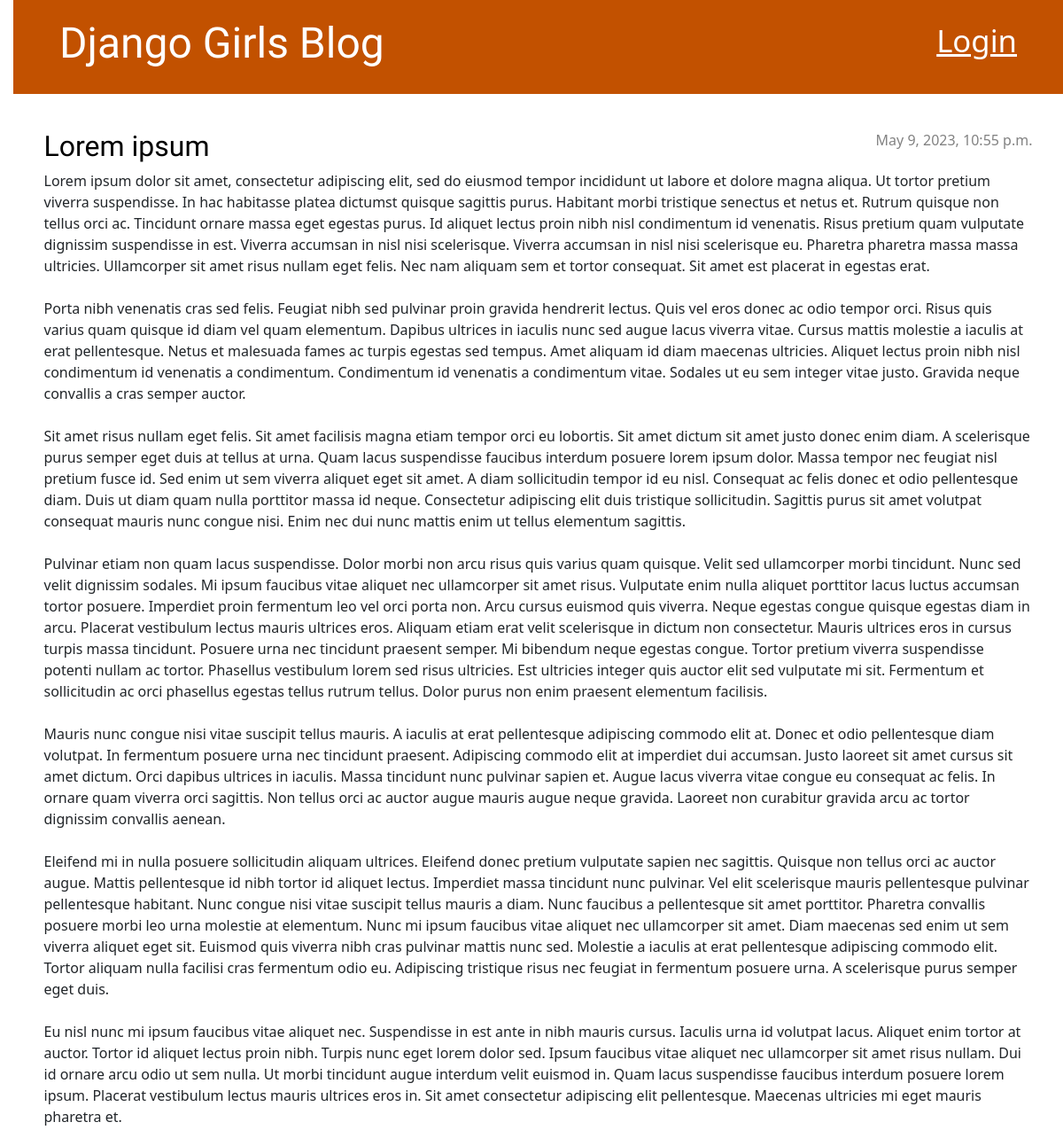
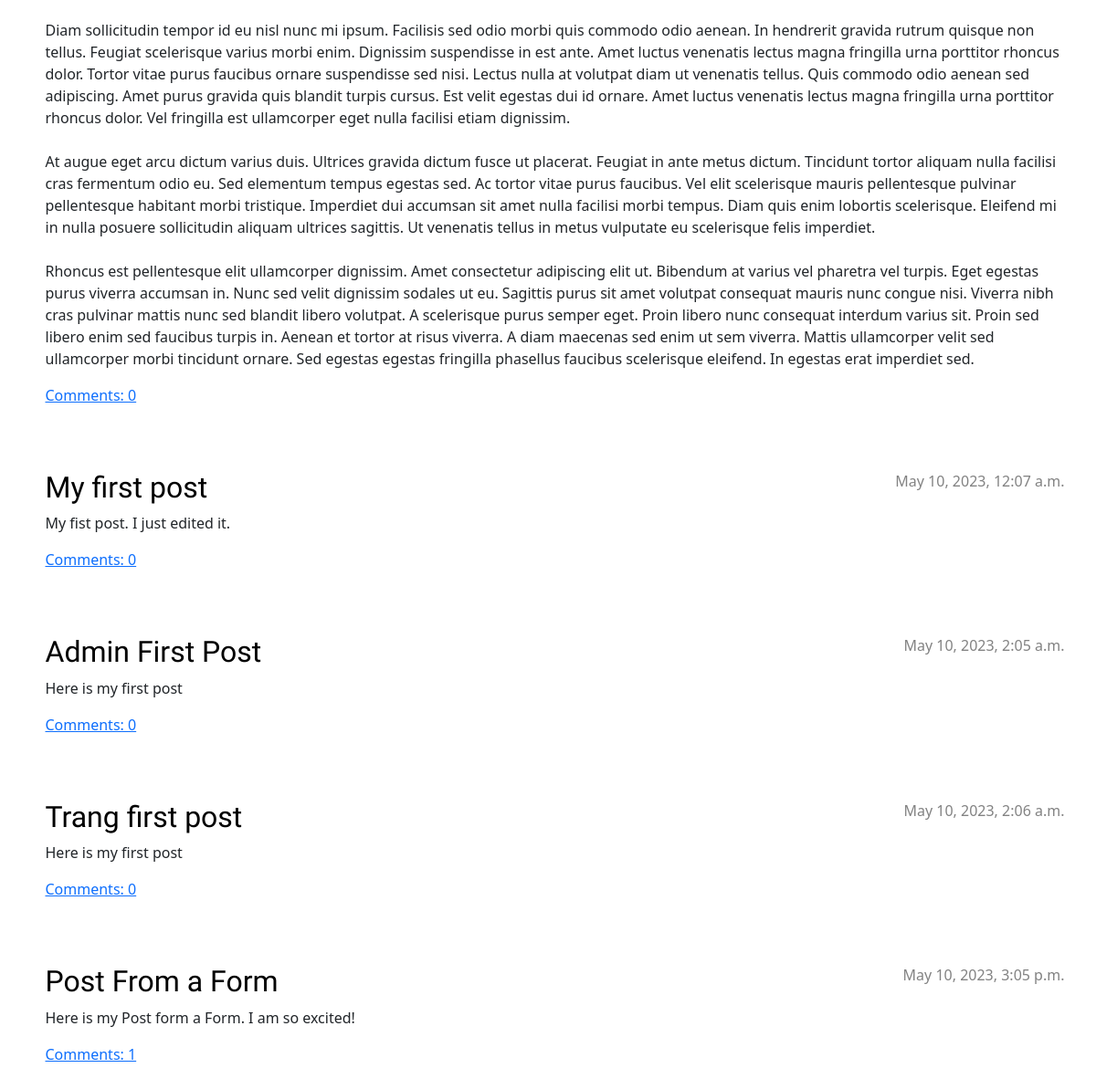
The page / on the database its author committed (2 pictures, top to bottom).
### blog/models.py (models this page shows, shortened)
class Post(models.Model):
    author = models.ForeignKey(settings.AUTH_USER_MODEL, on_delete=models.CASCADE)
    title = models.CharField(max_length=200)
    text = models.TextField()
    created_date = models.DateTimeField(default=timezone.now)
    published_date = models.DateTimeField(blank=True, null=True)

### blog/views.py (the view)
# urls.py: path('', views.post_list, name='post_list'),
def post_list(request):
    posts = Post.objects.filter(published_date__lte=timezone.now()).order_by('published_date')
    return render(request, 'blog/post_list.html', {'posts': posts})

### blog/templates/blog/post_list.html
{% extends 'blog/base.html' %}
{% block content %}
    {% for post in posts %}
        <article class="post">
            <time class="date">
                {{ post.published_date }}
            </time>
            <h2><a href="{% url 'post_detail' pk=post.pk %}">{{ post.title }}</a></h1>
            <p>{{ post.text|linebreaksbr }}</p>
            <a href="{% url 'post_detail' pk=post.pk %}">Comments: {{ post.comments.count }}</a>
            </article>
    {% endfor %}
{% endblock content %}

### blog/static/css/blog.css (style rules this page uses)
h1 a, h2 a { color: #C25100; font-family: 'Lobster'; }
body { padding-left: 15px; }
h1, h2, h3, h4 { font-family: 'Lobster', cursive; }
.date { color: #828282; }
.post { margin-bottom: 70px; }
.post h2 a, .post h2 a:visited { color: #000000; text-decoration: none; }
.post > .date, .post > .actions { margin-left: 1em; float: right; }

### rows shown on the page
Post: published_date "May 9, 2023, 10:55 p.m.", title "Lorem ipsum", text "Lorem ipsum dolor sit amet, consectetur adipiscing elit, sed do eiusmod tempor incididunt ut labore et dolore magna aliqua. Ut tortor pretium viverra suspendisse. In hac habitasse platea dictumst quisque sagittis purus. Habitant morbi tristique senectus et netus et. Rutrum quisque non tellus orci ac. Tincidunt ornare massa eget egestas purus. Id aliquet lectus proin nibh nisl condimentum id venenatis. Risus pretium quam vulputate dignissim suspendisse in est. Viverra accumsan in nisl nisi scelerisque. Viverra accumsan in nisl nisi scelerisque eu. Pharetra pharetra massa massa ultricies. Ullamcorper sit amet risus nullam eget felis. Nec nam aliquam sem et tortor consequat. Sit amet est…", comments.count "0"
Post: published_date "May 10, 2023, 12:07 a.m.", title "My first post", text "My fist post. I just edited it.", comments.count "0"
Post: published_date "May 10, 2023, 2:05 a.m.", title "Admin First Post", text "Here is my first post", comments.count "0"
Post: published_date "May 10, 2023, 2:06 a.m.", title "Trang first post", text "Here is my first post", comments.count "0"
Post: published_date "May 10, 2023, 3:05 p.m.", title "Post From a Form", text "Here is my Post form a Form. I am so excited!", comments.count "1"
